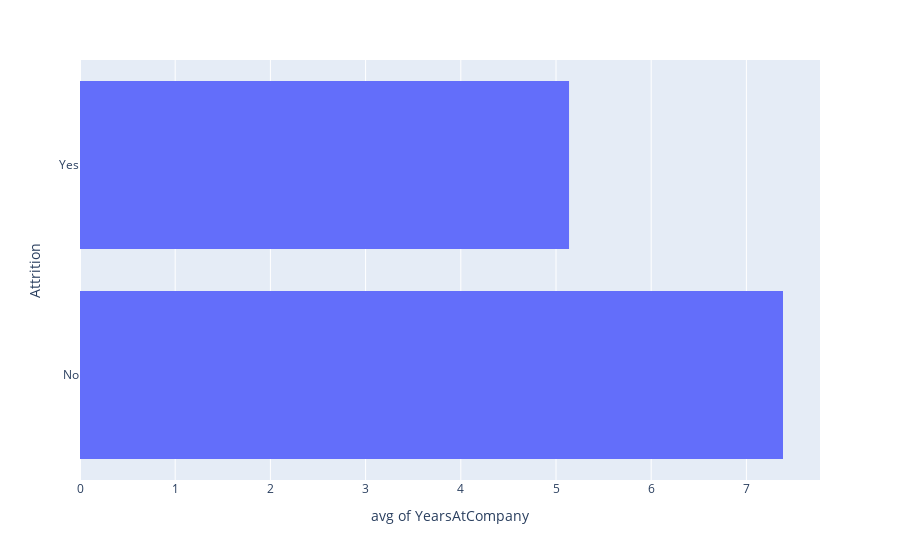

This figure's notebook cell:
### Code cell
px.histogram(df_general_explo, x='YearsAtCompany', y='Attrition', histfunc='avg')

### Figure 1 — Plotly figure (JSON) as saved in the notebook; plotly's stock layout.template omitted (floating-point values rounded to 4 significant figures; data arrays with more than 128 entries replaced by an {"elided": "..."} marker saying what was removed)
{"data": [{"alignmentgroup": "True", "bingroup": "y", "histfunc": "avg", "hovertemplate": "avg of YearsAtCompany=%{x}<br>Attrition=%{y}<extra></extra>", "legendgroup": "", "marker": {"color": "#636efa", "pattern": {"shape": ""}}, "name": "", "offsetgroup": "", "orientation": "h", "showlegend": false, "type": "histogram", "x": {"elided": "4327 int values"}, "xaxis": "x", "y": {"elided": "4327 str values"}, "yaxis": "y"}], "layout": {"barmode": "relative", "legend": {"tracegroupgap": 0}, "margin": {"t": 60}, "xaxis": {"anchor": "y", "domain": [0, 1], "title": {"text": "avg of YearsAtCompany"}}, "yaxis": {"anchor": "x", "domain": [0, 1], "title": {"text": "Attrition"}}}}
